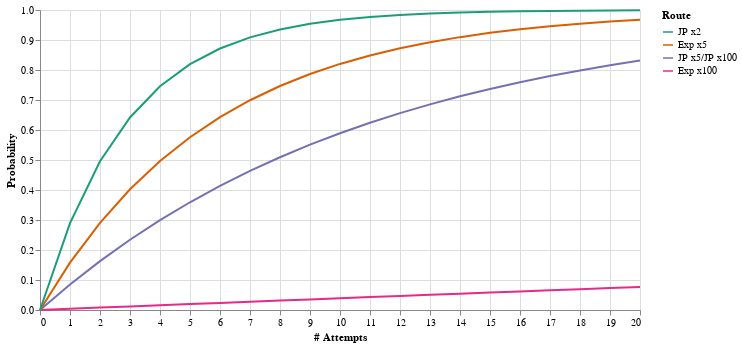

The code cell stored with this chart in its notebook:
### Code cell
VegaLite({
  "$schema": "https://vega.github.io/schema/vega-lite/v4.json",
  "width": 600,
  "height": 300,
  "padding": 5,
  "data": {
    "values": data
  },
  "mark": "line",
  "encoding": {
    "x": {"field": "# Attempts", "type": "quantitative"},
    "y": {"field": "Probability", "type": "quantitative"},
    "color": {"field": 'Route', "sort": reversed(routes), "scale": {"scheme": "dark2"}},
  }
})

### Figure 1 — Vega-Lite specification as saved in the notebook (floating-point values rounded to 4 significant figures)
{"$schema": "https://vega.github.io/schema/vega-lite/v4.json", "data": {"values": [{"# Attempts": 0, "Probability": 0, "Route": "Exp x100"}, {"# Attempts": 0, "Probability": 0, "Route": "JP x5/JP x100"}, {"# Attempts": 0, "Probability": 0, "Route": "Exp x5"}, {"# Attempts": 0, "Probability": 0, "Route": "JP x2"}, {"# Attempts": 1, "Probability": 0.003994, "Route": "Exp x100"}, {"# Attempts": 1, "Probability": 0.08514, "Route": "JP x5/JP x100"}, {"# Attempts": 1, "Probability": 0.1577, "Route": "Exp x5"}, {"# Attempts": 1, "Probability": 0.2898, "Route": "JP x2"}, {"# Attempts": 2, "Probability": 0.007972, "Route": "Exp x100"}, {"# Attempts": 2, "Probability": 0.163, "Route": "JP x5/JP x100"}, {"# Attempts": 2, "Probability": 0.2905, "Route": "Exp x5"}, {"# Attempts": 2, "Probability": 0.4956, "Route": "JP x2"}, {"# Attempts": 3, "Probability": 0.01193, "Route": "Exp x100"}, {"# Attempts": 3, "Probability": 0.2343, "Route": "JP x5/JP x100"}, {"# Attempts": 3, "Probability": 0.4024, "Route": "Exp x5"}, {"# Attempts": 3, "Probability": 0.6418, "Route": "JP x2"}, {"# Attempts": 4, "Probability": 0.01588, "Route": "Exp x100"}, {"# Attempts": 4, "Probability": 0.2995, "Route": "JP x5/JP x100"}, {"# Attempts": 4, "Probability": 0.4967, "Route": "Exp x5"}, {"# Attempts": 4, "Probability": 0.7456, "Route": "JP x2"}, {"# Attempts": 5, "Probability": 0.01981, "Route": "Exp x100"}, {"# Attempts": 5, "Probability": 0.3591, "Route": "JP x5/JP x100"}, {"# Attempts": 5, "Probability": 0.5761, "Route": "Exp x5"}, {"# Attempts": 5, "Probability": 0.8193, "Route": "JP x2"}, {"# Attempts": 6, "Probability": 0.02373, "Route": "Exp x100"}, {"# Attempts": 6, "Probability": 0.4137, "Route": "JP x5/JP x100"}, {"# Attempts": 6, "Probability": 0.6429, "Route": "Exp x5"}, {"# Attempts": 6, "Probability": 0.8717, "Route": "JP x2"}, {"# Attempts": 7, "Probability": 0.02763, "Route": "Exp x100"}, {"# Attempts": 7, "Probability": 0.4636, "Route": "JP x5/JP x100"}, {"# Attempts": 7, "Probability": 0.6992, "Route": "Exp x5"}, {"# Attempts": 7, "Probability": 0.9089, "Route": "JP x2"}, {"# Attempts": 8, "Probability": 0.03151, "Route": "Exp x100"}, {"# Attempts": 8, "Probability": 0.5093, "Route": "JP x5/JP x100"}, {"# Attempts": 8, "Probability": 0.7467, "Route": "Exp x5"}, {"# Attempts": 8, "Probability": 0.9353, "Route": "JP x2"}, {"# Attempts": 9, "Probability": 0.03538, "Route": "Exp x100"}, {"# Attempts": 9, "Probability": 0.551, "Route": "JP x5/JP x100"}, {"# Attempts": 9, "Probability": 0.7866, "Route": "Exp x5"}, {"# Attempts": 9, "Probability": 0.954, "Route": "JP x2"}, {"# Attempts": 10, "Probability": 0.03923, "Route": "Exp x100"}, {"# Attempts": 10, "Probability": 0.5893, "Route": "JP x5/JP x100"}, {"# Attempts": 10, "Probability": 0.8203, "Route": "Exp x5"}, {"# Attempts": 10, "Probability": 0.9674, "Route": "JP x2"}, {"# Attempts": 11, "Probability": 0.04307, "Route": "Exp x100"}, {"# Attempts": 11, "Probability": 0.6242, "Route": "JP x5/JP x100"}, {"# Attempts": 11, "Probability": 0.8486, "Route": "Exp x5"}, {"# Attempts": 11, "Probability": 0.9768, "Route": "JP x2"}, {"# Attempts": 12, "Probability": 0.04689, "Route": "Exp x100"}, {"# Attempts": 12, "Probability": 0.6562, "Route": "JP x5/JP x100"}, {"# Attempts": 12, "Probability": 0.8725, "Route": "Exp x5"}, {"# Attempts": 12, "Probability": 0.9835, "Route": "JP x2"}, {"# Attempts": 13, "Probability": 0.0507, "Route": "Exp x100"}, {"# Attempts": 13, "Probability": 0.6855, "Route": "JP x5/JP x100"}, {"# Attempts": 13, "Probability": 0.8926, "Route": "Exp x5"}, {"# Attempts": 13, "Probability": 0.9883, "Route": "JP x2"}, {"# Attempts": 14, "Probability": 0.05449, "Route": "Exp x100"}, {"# Attempts": 14, "Probability": 0.7123, "Route": "JP x5/JP x100"}, {"# Attempts": 14, "Probability": 0.9095, "Route": "Exp x5"}, {"# Attempts": 14, "Probability": 0.9917, "Route": "JP x2"}, {"# Attempts": 15, "Probability": 0.05826, "Route": "Exp x100"}, {"# Attempts": 15, "Probability": 0.7368, "Route": "JP x5/JP x100"}, {"# Attempts": 15, "Probability": 0.9238, "Route": "Exp x5"}, {"# Attempts": 15, "Probability": 0.9941, "Route": "JP x2"}, {"# Attempts": 16, "Probability": 0.06203, "Route": "Exp x100"}, {"# Attempts": 16, "Probability": 0.7592, "Route": "JP x5/JP x100"}, {"# Attempts": 16, "Probability": 0.9358, "Route": "Exp x5"}, {"# Attempts": 16, "Probability": 0.9958, "Route": "JP x2"}, {"# Attempts": 17, "Probability": 0.06577, "Route": "Exp x100"}, {"# Attempts": 17, "Probability": 0.7797, "Route": "JP x5/JP x100"}, {"# Attempts": 17, "Probability": 0.9459, "Route": "Exp x5"}, {"# Attempts": 17, "Probability": 0.997, "Route": "JP x2"}, {"# Attempts": 18, "Probability": 0.0695, "Route": "Exp x100"}, {"# Attempts": 18, "Probability": 0.7984, "Route": "JP x5/JP x100"}, {"# Attempts": 18, "Probability": 0.9545, "Route": "Exp x5"}, {"# Attempts": 18, "Probability": 0.9979, "Route": "JP x2"}, {"# Attempts": 19, "Probability": 0.07322, "Route": "Exp x100"}, {"# Attempts": 19, "Probability": 0.8156, "Route": "JP x5/JP x100"}, {"# Attempts": 19, "Probability": 0.9616, "Route": "Exp x5"}, {"# Attempts": 19, "Probability": 0.9985, "Route": "JP x2"}, {"# Attempts": 20, "Probability": 0.07692, "Route": "Exp x100"}, {"# Attempts": 20, "Probability": 0.8313, "Route": "JP x5/JP x100"}, {"# Attempts": 20, "Probability": 0.9677, "Route": "Exp x5"}, {"# Attempts": 20, "Probability": 0.9989, "Route": "JP x2"}]}, "encoding": {"color": {"field": "Route", "scale": {"scheme": "dark2"}, "sort": ["JP x2", "Exp x5", "JP x5/JP x100", "Exp x100"]}, "x": {"field": "# Attempts", "type": "quantitative"}, "y": {"field": "Probability", "type": "quantitative"}}, "height": 300, "mark": "line", "padding": 5, "width": 600}
